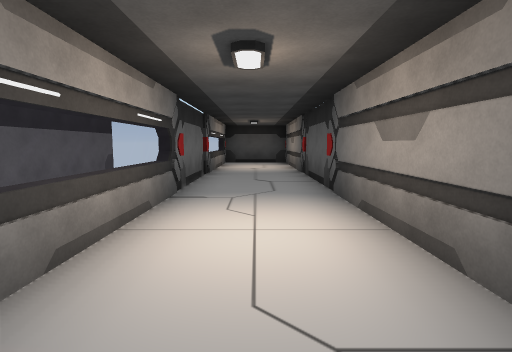
view 1 (above)

16 first-person views from a walk through a Unity game level. The camera is 1.5 m above the floor, tilts 6° down and sees 80° across. The floor is counted in squares, 2 m on a side. Each view is taken from the middle of a square. On the plan, view 1 faces up. The plan holds only what a view shows up to about 10 squares ahead; the rest is blank. The player is left out. Some animated figures are not drawn.

view 2
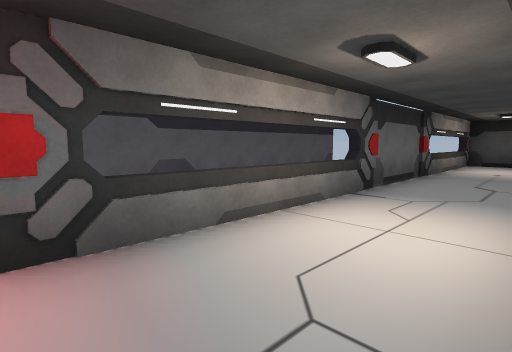

view 3
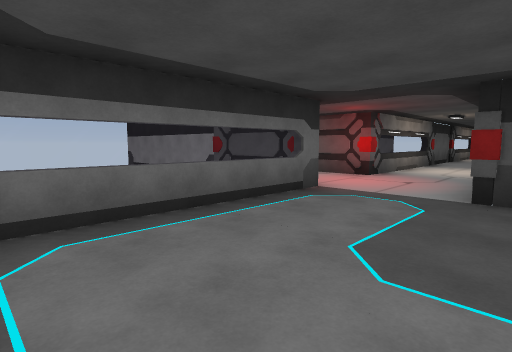

view 4
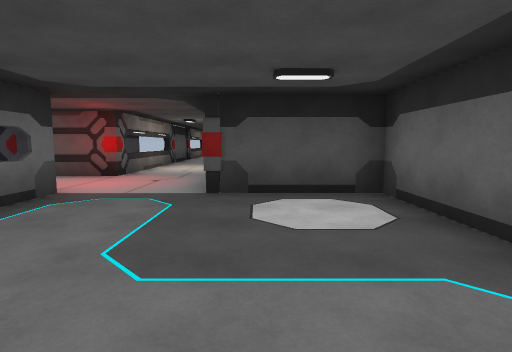

view 5
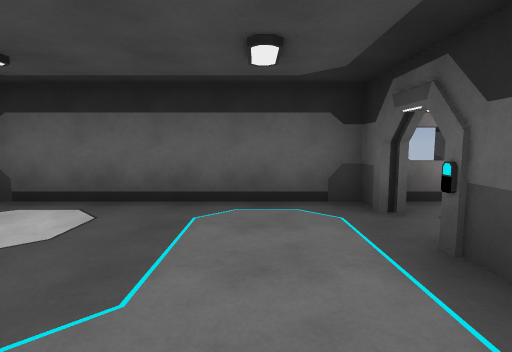

view 6
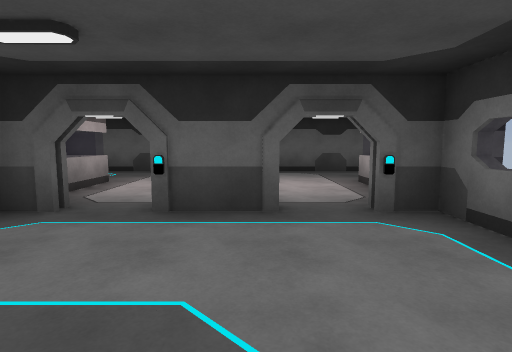

view 7
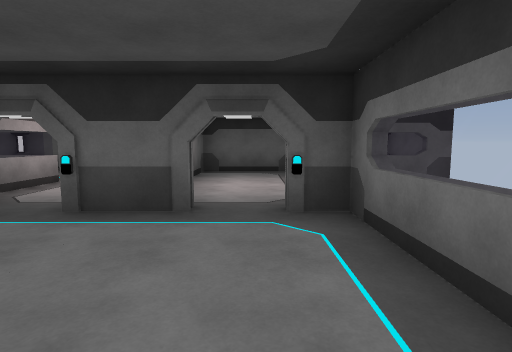

view 8
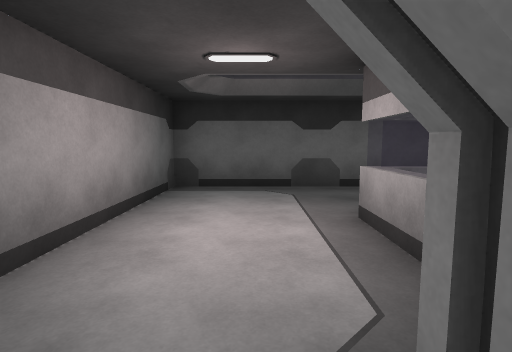

view 9
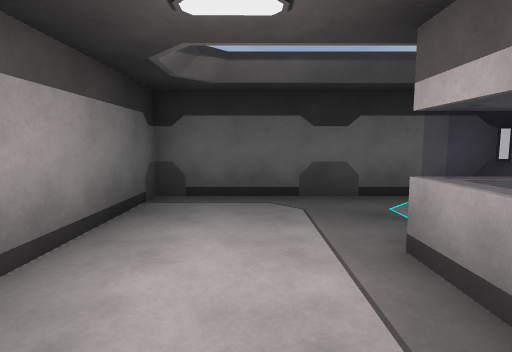

view 10
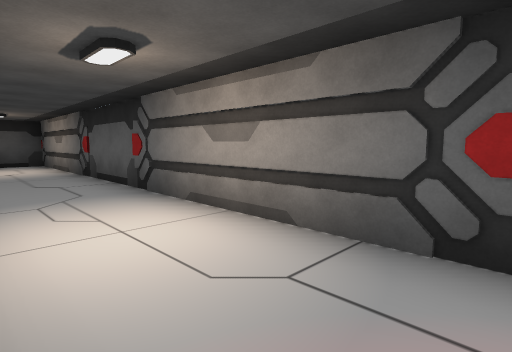

view 11
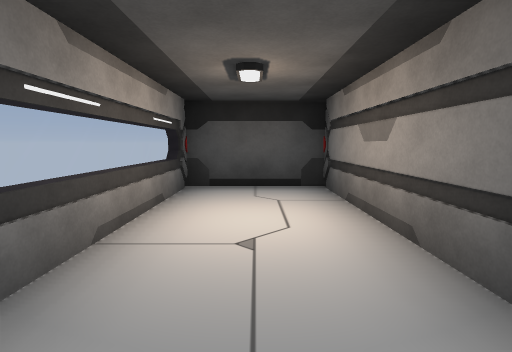

view 12
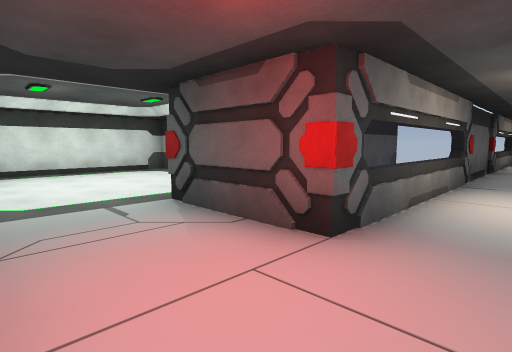

view 13
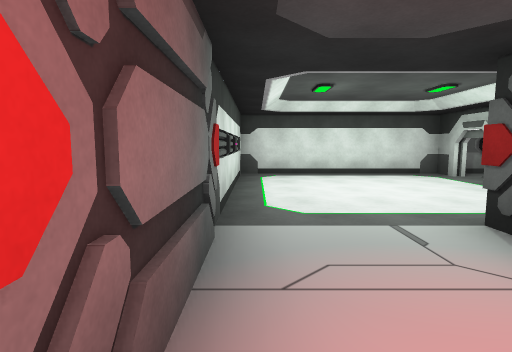

view 14
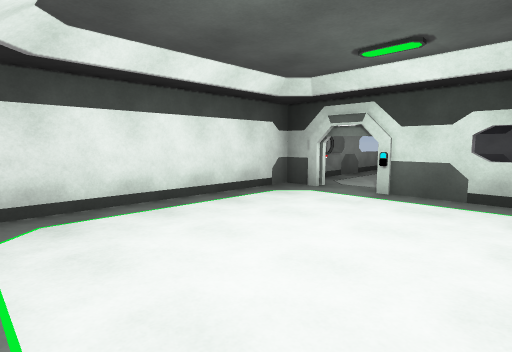

view 15
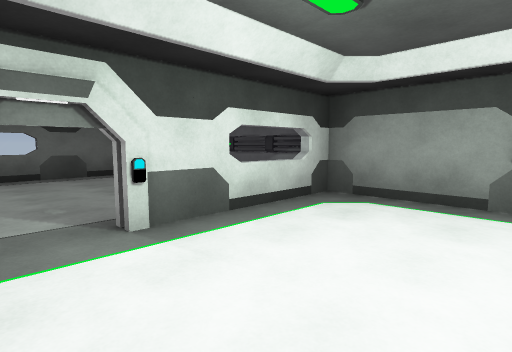

view 16
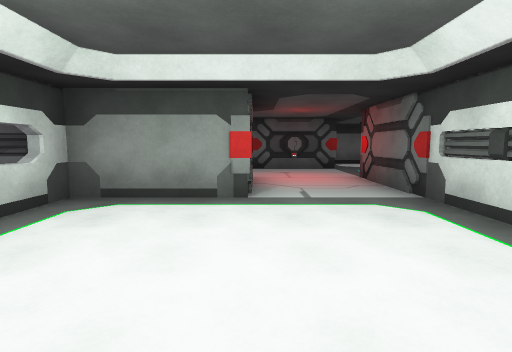

### Floor plan
Points are (right, up) in squares from view 1. A wall is a line through its corners. A room is listed if a view was taken in it or the views show most of it. See-through windows are left out.
Room 1 (views 1, 2, 3, 4, 5, 6, 7, 8, 10, 11, 12, 13)
walls: (-1.1, -2.4) (-1.1, -7.4) (-0.2, -7.4); (0.6, -7.4) (2.3, -7.4); (3.1, -7.4) (3.9, -7.4) (3.9, -2.4) (1.2, -2.4) (1.2, 12.4) (-1.2, 12.4) (-1.2, 0.1)
ways out: opening at (0, -8) to room 2; opening at (-2.5, -1.5) to room 3; gap at (3, -8) to room 5
Room 2 (view 9)
walls: (-1.1, -8.8) (-1.1, -10.1); (-3.6, -10.5) (-3.6, -12.2) (-3.4, -12.4) (1.4, -12.4) (1.4, -8.6)
ways out: opening at (0, -8) to room 1
Room 3 (views 14, 15, 16)
walls: (-8, 2.6) (-8.8, 2.6) (-8.8, -2.4); (-8.5, -2.4) (-1.1, -2.4); (-1.2, 0.1) (-3.8, 0.1) (-3.8, 2.6) (-7.1, 2.6)
ways out: opening at (-2.5, -1.5) to room 1; gap at (-7, 3) to room 4
Room 4 (no view inside)
walls: (-5.1, 7.6) (-7.4, 7.6); (-3.8, 3.1) (-3.8, 5.1); (-8.8, 6.7) (-8.8, 3.2)
ways out: gap at (-7, 3) to room 3
Room 5 (no view inside)
walls: (3.9, -10.1) (3.9, -7.9); (3.9, -12.4) (6.4, -12.4)
ways out: gap at (3, -8) to room 1

Where each view was taken, in squares from view 1:
view 1: 0 up, 0 right, facing up
view 2: 0 up, 1 right, facing up-left
view 3: 7 down, 2 right, facing up-left
view 4: 7 down, 2 right, facing up
view 5: 6 down, 0 right, facing right
view 6: 4 down, 1 right, facing down
view 7: 4 down, 0 right, facing down
view 8: 7 down, 0 right, facing down
view 9: 8 down, 0 right, facing down
view 10: 0 up, 1 left, facing up-right
view 11: 7 up, 0 right, facing up
view 12: 2 down, 0 right, facing up-left
view 13: 2 down, 1 left, facing left
view 14: 2 down, 5 left, facing up-left
view 15: 0 up, 8 left, facing up-right
view 16: 0 up, 8 left, facing right
